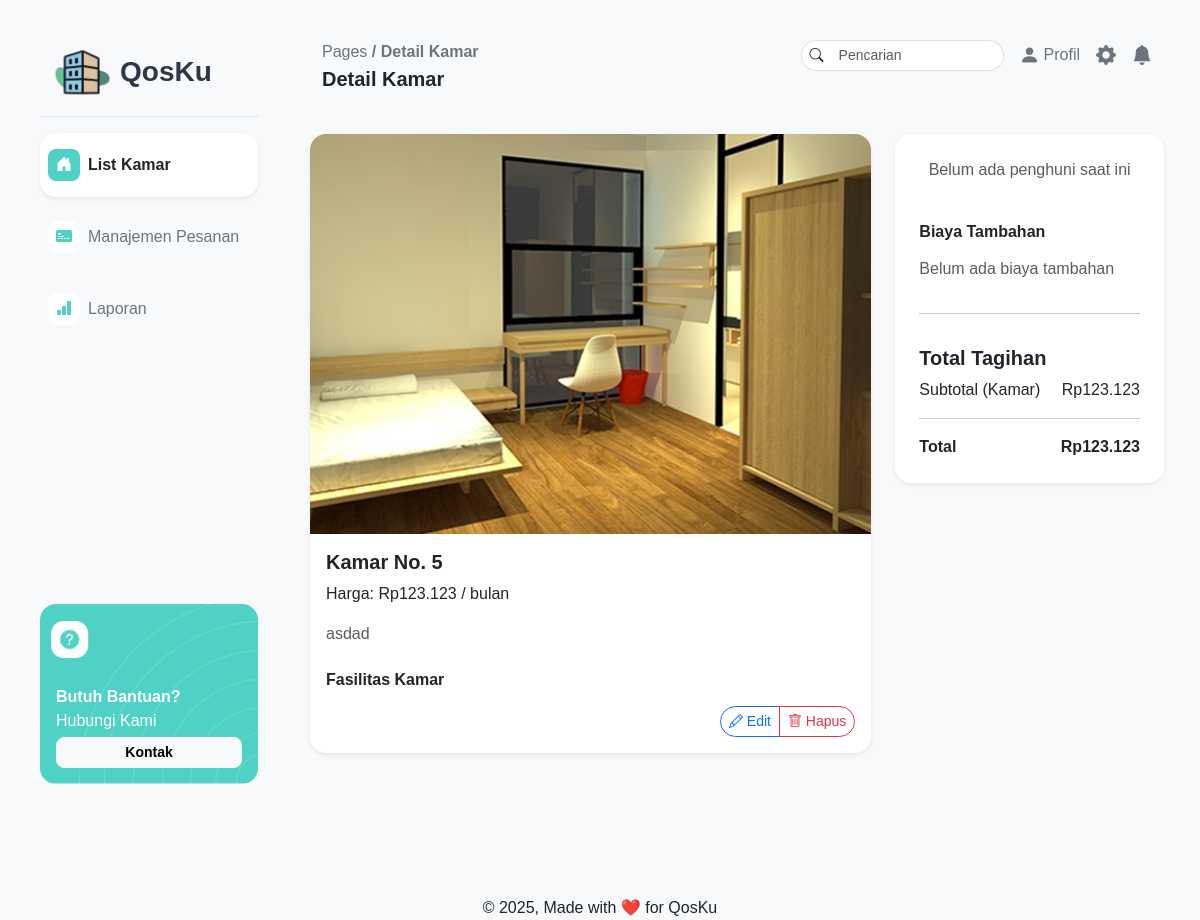
The app's page /pages/pemilik/detailkamar.php?idKamar=5, older data.
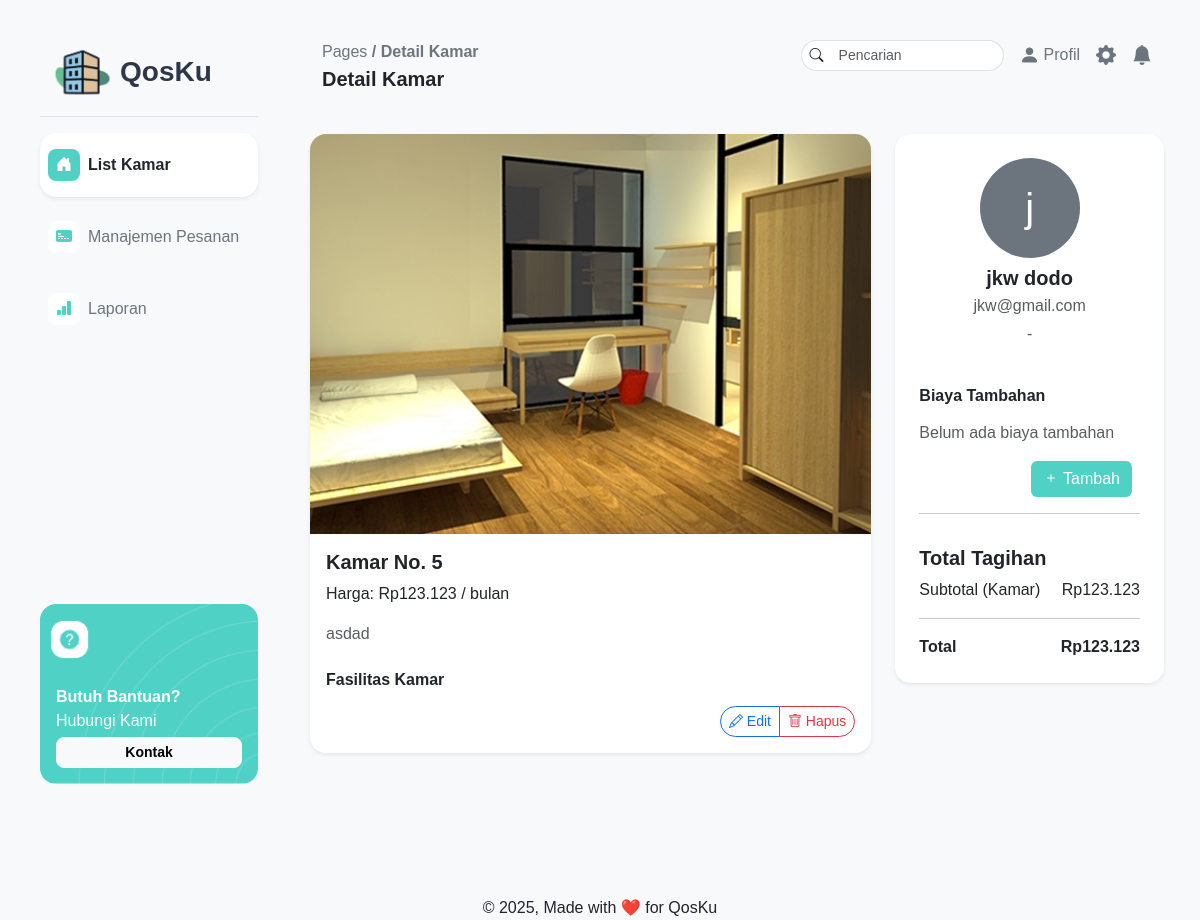
The same page, newer data.
### tables this page shows
CREATE TABLE `kamar_kos` (
  `idKamar` int(11) NOT NULL,
  `nomorKamar` int(11) NOT NULL,
  `tipeKamar` varchar(255) NOT NULL,
  `harga` int(11) NOT NULL,
  `statusKetersediaan` enum('Tersedia','Ditempati','Dalam Perbaikan') NOT NULL DEFAULT 'Tersedia',
  `deskripsi` varchar(255) NOT NULL,
  `gambar` varchar(255) NOT NULL
);

CREATE TABLE `pelanggan` (
  `idPelanggan` int(11) NOT NULL,
  `username` varchar(255) NOT NULL,
  `password` varchar(255) NOT NULL,
  `namaLengkap` varchar(255) NOT NULL,
  `nomorHp` varchar(255) NOT NULL,
  `email` varchar(255) NOT NULL,
  `alamat` varchar(255) NOT NULL
);

### pages/pemilik/detailkamar.php (the view, shortened to what this page needs)
<?php
require "../../php/connect.php";
$idKamar = isset($_GET['idKamar']) ? (int)$_GET['idKamar'] : 0;
$stmt = $connect->prepare("
    SELECT k.*, f.luasKamar, f.perabotan, f.kamarMandi
    FROM kamar_kos k
    LEFT JOIN fasilitas f ON k.idKamar = f.idKamar
    WHERE k.idKamar = ?
");
$stmt->bind_param("i", $idKamar);
$stmt->execute();
$kamar = $stmt->get_result()->fetch_assoc();
$occupantStmt = $connect->prepare("
    SELECT p.*
    FROM pemesanan pm
    JOIN pelanggan p ON (pm.idPelanggan = p.idPelanggan OR pm.idPelanggan_aktif = p.idPelanggan)
    WHERE pm.idKamar = ?
    AND pm.statusPemesanan = 'Terkonfirmasi'
    AND (pm.tanggal_mulai <= CURDATE() AND (pm.tanggal_selesai >= CURDATE() OR pm.tanggal_selesai = '1970-01-01'))
    LIMIT 1
");
$occupantStmt->bind_param("i", $idKamar);
$occupantStmt->execute();
$occupant = $occupantStmt->get_result()->fetch_assoc();
$additionalCosts = [];
if ($occupant) {
    $costsStmt = $connect->prepare("
        SELECT * FROM biaya_tambahan
        WHERE idPelanggan = ? AND statusPembayaran = 'belum_lunas'
    ");
    $costsStmt->bind_param("i", $occupant['idPelanggan']);
    $costsStmt->execute();
    $additionalCosts = $costsStmt->get_result()->fetch_all(MYSQLI_ASSOC);
}
$roomPrice = $kamar['harga'] ?? 0;
$additionalCostsTotal = 0;
$totalCost = $roomPrice + $additionalCostsTotal;
?>
<!DOCTYPE html>
<html lang="en">
<head>
    <link href="https://cdn.jsdelivr.net/npm/bootstrap@5.3.6/dist/css/bootstrap.min.css" rel="stylesheet">
    <link rel="stylesheet" href="../../assets/css/style.css">
    <link rel="stylesheet" href="https://cdn.jsdelivr.net/npm/bootstrap-icons@1.13.1/font/bootstrap-icons.min.css">
</head>
<body class="bg-light">
    <div class="d-flex min-vh-100 ms-4 me-4">
        <?php include '../../layout/pemilikNavbar.php'; ?>
        <div class="flex-grow-1">
            <?php include '../../layout/pemilikHeader.php'; ?>
            <div class="container-fluid pt-4">
                <div class="row mb-4">
                    <div class="col-md-8">
                        <div class="card shadow-sm border-0 rounded-4 position-relative">
                            <img src="../../assets/img/<?= htmlspecialchars($kamar['gambar'] ?? 'room-placeholder.jpg') ?>"
                                class="card-img-top rounded-top-4"
                                alt="Kamar <?= htmlspecialchars($kamar['nomorKamar']) ?>"
                                style="height: 400px; object-fit: cover;">
                            <div class="card-body pb-5">
                                <h5 class="card-title fw-bold">Kamar No. <?= htmlspecialchars($kamar['nomorKamar']) ?></h5>
                                <p class="card-text">Harga: Rp<?= number_format($kamar['harga'], 0, ',', '.') ?> / bulan</p>
                                <p class="text-muted"><?= nl2br(htmlspecialchars($kamar['deskripsi'])) ?></p>
                                <h6 class="fw-bold mt-4">Fasilitas Kamar</h6>
                                <div class="position-absolute bottom-0 end-0 m-3">
                                    <div class="btn-group" role="group">
                                        <button class="btn btn-sm btn-outline-primary rounded-start-4"
                                            data-bs-toggle="modal"
                                            data-bs-target="#editKamarModal"
                                            data-kamar-id="<?= $idKamar ?>">
                                            <i class="bi bi-pencil"></i> Edit
                                        </button>
                                        <button class="btn btn-sm btn-outline-danger rounded-end-4"
                                            onclick="confirmDelete(<?= $idKamar ?>, '<?= htmlspecialchars($kamar['nomorKamar']) ?>')">
                                            <i class="bi bi-trash"></i> Hapus
                                        </button>
                                    </div>
                                </div>
                            </div>
                        </div>
                    </div>
                    <div class="col-md-4">
                        <div class="card shadow-sm border-0 rounded-4 p-4">
                            <?php if ($occupant): ?>
                                <div class="text-center mb-4">
                                    <div class="d-inline-block bg-secondary rounded-circle mb-2"
                                        style="width: 100px; height: 100px; line-height: 100px;">
                                        <span class="text-white fs-1"><?= substr($occupant['namaLengkap'], 0, 1) ?></span>
                                    </div>
                                    <h5 class="fw-bold mb-1"><?= htmlspecialchars($occupant['namaLengkap']) ?></h5>
                                    <p class="text-muted mb-1"><?= htmlspecialchars($occupant['email']) ?></p>
                                    <p class="text-muted"><?= htmlspecialchars($occupant['nomorHp']) ?></p>
                                </div>
                            <?php else: ?>
                                <div class="text-center mb-4">
                                    <p class="text-muted">Belum ada penghuni saat ini</p>
                                </div>
                            <?php endif; ?>
                            <div id="appliancesList">
                                <h6 class="fw-bold mb-3">Biaya Tambahan</h6>
                                <?php if ($additionalCosts): ?>
                                    <ul class="list-group mb-3">
                                        <?php foreach ($additionalCosts as $cost): ?>
                                            <li class="list-group-item d-flex justify-content-between align-items-center">
                                                <?= htmlspecialchars($cost['namaBiaya']) ?>
                                                (<?= htmlspecialchars($cost['jenisBiaya']) ?>)
                                                <span>Rp<?= number_format($cost['jumlahBiaya'], 0, ',', '.') ?></span>
                                            </li>
                                        <?php endforeach; ?>
                                    </ul>
                                <?php else: ?>
                                    <p class="text-muted mb-3">Belum ada biaya tambahan</p>
                                <?php endif; ?>
                                <?php if ($occupant): ?>
                                    <div class="d-grid gap-2 d-md-flex justify-content-md-end">
                                        <button id="addButton" class="btn btn-primary me-md-2"
                                            style="background-color: #4FD1C5; border: none;">
                                            <i class="bi bi-plus"></i> Tambah
                                        </button>
                                    </div>
                                <?php endif; ?>
                            </div>
                            <hr>
                            <div class="mt-3">
                                <h5 class="fw-bold">Total Tagihan</h5>
                                <div class="d-flex justify-content-between mb-1">
                                    <span>Subtotal (Kamar)</span>
                                    <span>Rp<?= number_format($roomPrice, 0, ',', '.') ?></span>
                                </div>
                                <hr>
                                <div class="d-flex justify-content-between fw-bold">
                                    <span>Total</span>
                                    <span>Rp<?= number_format($totalCost, 0, ',', '.') ?></span>
                                </div>
                            </div>
                        </div>
                    </div>
                </div>
            </div>
        </div>
    </div>
    <div class="footer text-center mt-5 pt-5">
        &copy; 2025, Made with ❤️ for QosKu
    </div>
</body>
</html>

### layout/pemilikNavbar.php (shortened to what this page needs)
<?php
$current_page = basename($_SERVER['PHP_SELF'], '.php');
$is_room_related = in_array($current_page, ['dashboard', 'detailkamar']);
?>
<nav class="bg-transparent p-3 me-4 d-flex flex-column flex-shrink-0" style="width: 250px;">
    <a class="navbar-brand fw-bold fs-3 pt-3 border-bottom" href="dashboard.php" style="color: #2D3748;">
        <img src="../../assets/img/QosKuIMG.png" class="mb-1" alt="Logo" height="80">QosKu
    </a>
    <div class="flex-grow-1 mt-3 d-flex flex-column justify-content-between h-100">
        <ul class="nav flex-column">
            <li class="nav-item mb-2">
                <a href="dashboard.php" class="nav-link p-0">
                    <div class="rounded-4 py-3 px-2 d-flex align-items-center <?= $is_room_related ? 'bg-white shadow-sm' : 'bg-transparent' ?>">
                        <span class="d-flex justify-content-center align-items-center rounded-3 <?= $is_room_related ? 'bg-utama' : 'bg-white' ?>"
                            style="width: 32px; height: 32px;">
                            <i class="bi bi-house-door-fill <?= $is_room_related ? 'text-white' : 'text-utama' ?>"></i>
                        </span>
                        <span class="ms-2 <?= $is_room_related ? 'fw-bold text-dark' : 'text-secondary' ?>">List Kamar</span>
                    </div>
                </a>
            </li>
            <li class="nav-item mb-2">
                <a href="pesanan.php" class="nav-link p-0">
                    <div class="rounded-4 py-3 px-2 d-flex align-items-center <?= $current_page === 'pesanan' ? 'bg-white shadow-sm' : 'bg-transparent' ?>">
                        <span class="d-flex justify-content-center align-items-center rounded-3 <?= $current_page === 'pesanan' ? 'bg-utama' : 'bg-white' ?>" style="width: 32px; height: 32px;">
                            <i class="bi bi-credit-card-2-front-fill <?= $current_page === 'pesanan' ? 'text-white' : 'text-utama' ?>"></i>
                        </span>
                        <span class="ms-2 <?= $current_page === 'pesanan' ? 'fw-bold text-dark' : 'text-secondary' ?>">Manajemen Pesanan</span>
                    </div>
                </a>
            </li>
            <li class="nav-item mb-2">
                <a href="laporan.php" class="nav-link p-0">
                    <div class="rounded-4 py-3 px-2 d-flex align-items-center <?= $current_page === 'laporan' ? 'bg-white shadow-sm' : 'bg-transparent' ?>">
                        <span class="d-flex justify-content-center align-items-center rounded-3 <?= $current_page === 'laporan' ? 'bg-utama' : 'bg-white' ?>"
                            style="width: 32px; height: 32px;">
                            <i class="bi bi-bar-chart-fill <?= $current_page === 'laporan' ? 'text-white' : 'text-utama' ?>"></i>
                        </span>
                        <span class="ms-2 <?= $current_page === 'laporan' ? 'fw-bold text-dark' : 'text-secondary' ?>">Laporan</span>
                    </div>
                </a>
            </li>
        </ul>
        <div class="position-relative mt-auto rounded-4"
            style="height: 180px; background-image: url('../../assets/img/backgroundHelp.png'); background-size: cover; background-position: center;">
            <div class="text-white position-absolute bottom-0 w-100 start-0 px-3 pb-3 text-white">
                <p class="fw-bold fs-6 mb-0">Butuh Bantuan?</p>
                <p class="fs-6 mt-0 mb-1">Hubungi Kami</p>
                <button class="btn btn-sm btn-light w-100 rounded-3 fw-bold">Kontak</button>
            </div>
        </div>
    </div>
</nav>

### layout/pemilikHeader.php (shortened to what this page needs)
<?php
$page_titles = [
    'dashboard' => 'List Kamar',
    'detailkamar' => 'Detail Kamar',
    'laporan' => 'Laporan',
    'pesanan' => 'Pesanan',
    'riwayattransaksi' => 'Riwayat Transaksi',
];
$current_page = basename($_SERVER['PHP_SELF'], '.php');
?>
<div class="d-flex justify-content-between mt-4 px-4 pt-3 bg-transparent">
    <div>
        <p class="mb-0 fs-6 text-secondary">Pages <b>/ <?php echo $page_titles[$current_page] ?? ''; ?></b></p>
        <p class="fs-5 fw-bold"><?php echo $page_titles[$current_page] ?? ''; ?></p>
    </div>
    <div class="d-flex align-items-start gap-3">
        <div class="input-group input-group-sm">
            <span class="input-group-text bg-white rounded-4 border-end-0 rounded-end-0">
                <i class="bi bi-search"></i>
            </span>
            <input type="text" class="form-control border-start-0 rounded-4 rounded-start-0" placeholder="Pencarian">
        </div>
        <div class="dropdown-center">
            <div class="d-flex align-items-center gap-1 text-secondary profile-trigger" style="cursor: pointer;">
                <div class="profile-container position-relative">
                    <div class=" d-flex align-items-center gap-1 text-secondary" style="cursor: pointer;">
                        <i class="bi bi-person-fill fs-5"></i>
                        <span class="fs-6">Profil</span>
                    </div>
                </div>
            </div>
        </div>
        <i class="bi bi-gear-fill fs-5 text-secondary"></i>
        <i class="bi bi-bell-fill fs-5 text-secondary"></i>
    </div>
</div>

### assets/css/style.css (style rules this page uses)
body { font-family: Helvetica, Arial, sans-serif; }

### layout/pemilikNavbar.php (style rules this page uses)
.text-utama { color: #4FD1C5 !important; }
.bg-utama { background-color: #4FD1C5 !important; }

Row changes from the older to the newer data that the page shows:
added pelanggan: namaLengkap "j", namaLengkap "jkw dodo", email "jkw@gmail.com", nomorHp "-"
Text that changed along with them:
text no longer shown: "Belum ada penghuni saat ini"
text now shown: "Tambah"
